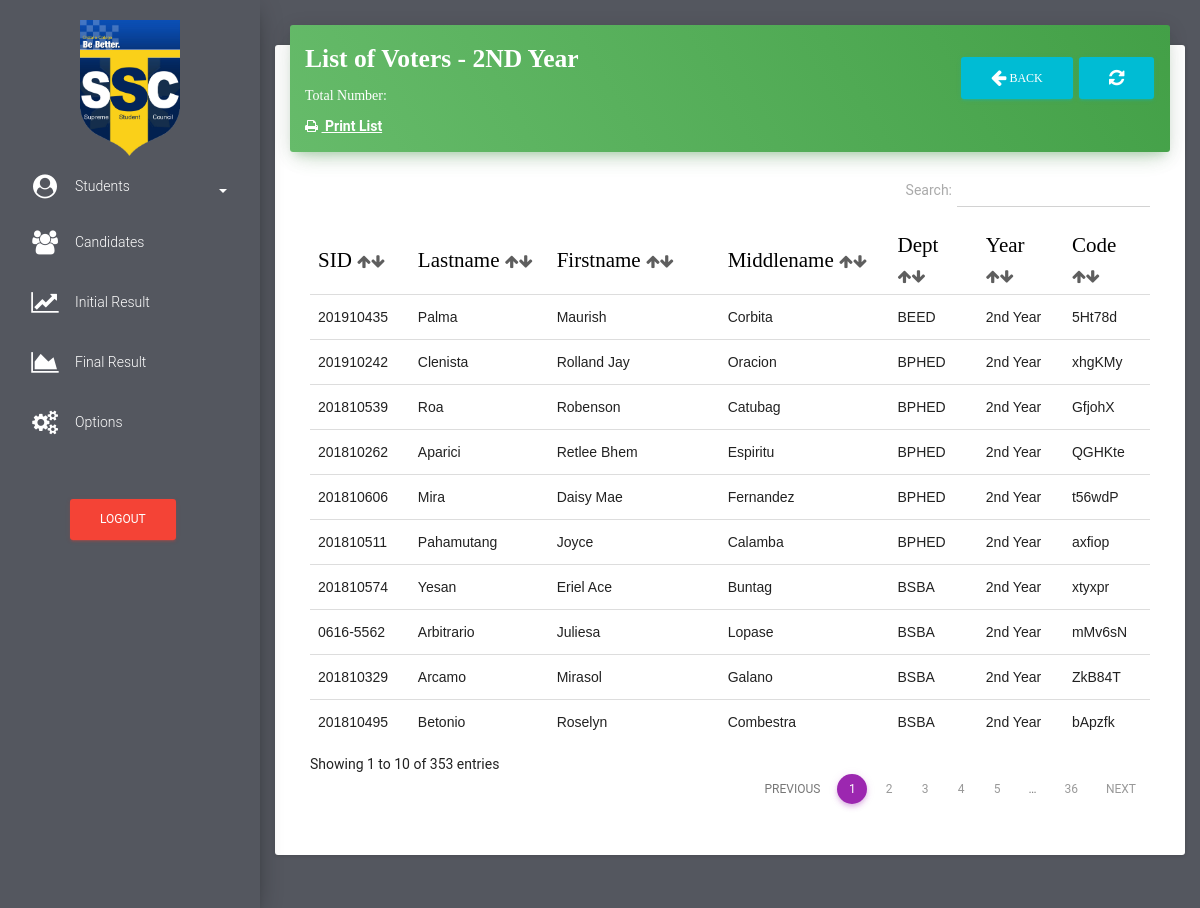
The app's page /2ndyear/list_of_total_voters_2ndyear.php (signed in) with its own data.
### tables this page shows
CREATE TABLE `students` (
  `id` int(255) NOT NULL,
  `stud_id` varchar(11) NOT NULL,
  `stud_lastname` varchar(255) NOT NULL,
  `stud_firstname` varchar(255) NOT NULL,
  `stud_middlename` varchar(500) NOT NULL,
  `stud_department` varchar(255) NOT NULL,
  `stud_year` varchar(255) NOT NULL,
  `code_to_vote` varchar(255) NOT NULL,
  `stud_status` varchar(100) NOT NULL,
  `voting_status` varchar(255) NOT NULL,
  `stud_block_status` varchar(255) NOT NULL
);

### 2ndyear/list_of_total_voters_2ndyear.php (the view, shortened to what this page needs)
<!doctype html>
<html lang="en">
<head>
    <link href="../assets/css/bootstrap.min.css" rel="stylesheet" />
    <link href="../assets/css/material-dashboard.css?v=1.2.0" rel="stylesheet" />
    <link href="../font-awesome/css/font-awesome.css" rel="stylesheet">
    <link href="../assets/css/datatables.min.css" rel="stylesheet">
</head>
<body>
    <div class="wrapper" style="background-color: #54575F">
        <div class="sidebar">
           <div class="sidebar-wrapper">
                 <ul class="nav">
                    <center>
                       <img src="../img/favicon.png" width="100px" height="100%" class="" alt="Ce-C Palaro 2019">
                    </center>
                    <li>
                        <a href="#pagepeople" data-toggle="collapse" aria-expanded="false" class="dropdown-toggle"><i class="fa fa-user-circle" style="color: white;margin-top: -5px"></i> <span style="color:white">Students</span><b class="caret" style="margin-left: 5%;color:white"></b></a>
                    </li>
                    <li>
                        <a href="../candidates.php">
                            <i class="fa fa-users" style="color: white"></i>
                            <p style="color: white">Candidates</p>
                        </a>
                    </li>
                    <li>
                        <a href="../initial_result.php">
                            <i class="fa fa-line-chart" style="color: white"></i>
                            <p style="color: white">Initial Result</p>
                        </a>
                    </li>
                    <li>
                        <a href="../final_result.php">
                            <i class="fa fa-area-chart" style="color: white"></i>
                            <p style="color: white">Final Result</p>
                        </a>
                    </li>
                    <li>
                        <a href="../my_account.php">
                            <i class="fa fa-cogs" style="color: white"></i>
                            <p style="color: white">Options</p>
                        </a>
                    </li>
                     <li>
                        <br>
                        <br>
                        <form method="post">
                                    <button class = "btn btn-danger" type='button' data-toggle="modal" data-target="#exampleModal20000" style="margin-left: 70px">Logout</button>
                                </form>
                    </li>
                </ul>
            </div>
        </div>
        <div class="main-panel">
            <nav class="navbar navbar-transparent navbar-absolute">
            </nav>
            <div class="content">
                <div class="container-fluid">
                    <div class="row">
                        <div class="col" style="margin-top: -80px">
                            <div class="card">
                                <div class="card-header" data-background-color="green">
                                    <form method="POST">
                                        <h3 class="title" style="font-family: Fjalla One"><b>List of Voters - 2ND Year</b><a href="list_of_total_voters_2ndyear.php" class = "btn btn-info text-info" type='button' style="float: right;margin-top: 17px;margin-left: 5px" ><i class="fa fa-refresh"></i></a><a href="students_2nd_year.php" class = "btn btn-info text-info" type='button' style="float: right;margin-top: 17px;" ><i class="fa fa-arrow-left fa-10x"></i> Back</a></h3>
                                    </form>
                                    <div class="col">
                                        <p style="color: white;font-family: consolas">Total Number: <b><a href=""><text id="total2ndyear" style="color:yellow;font-size: 20px">
                                              </text></a></b></p>
                                    </div>
                                    <div class="col">
                                         <b><a href="../fpdf/studentlistpdf_students2ndyear.php" target="_blank"><i class="fa fa-print"></i> <text  style="text-decoration: underline;">&nbsp;Print List</text></a></b>
                                    </div>
                                </div>
                                <div class="card-content table-responsive">
                                    <table class="table table-condensed table-sm" id="dtTable">
                                        <thead style="font-weight: bold;color: black;font-size: 150%;font-family: Fjalla One">
                                            <th>SID <i class="fa fa-arrow-up" style="font-size: 15px;color: #5E5E5E"><i class="fa fa-arrow-down"></i></i></th>
                                            <th>Lastname <i class="fa fa-arrow-up" style="font-size: 15px;color: #5E5E5E"><i class="fa fa-arrow-down"></i></i></th>
                                            <th>Firstname <i class="fa fa-arrow-up" style="font-size: 15px;color: #5E5E5E"><i class="fa fa-arrow-down"></i></i></th>
                                            <th>Middlename <i class="fa fa-arrow-up" style="font-size: 15px;color: #5E5E5E"><i class="fa fa-arrow-down"></i></i></th>
                                            <th>Dept <i class="fa fa-arrow-up" style="font-size: 15px;color: #5E5E5E"><i class="fa fa-arrow-down"></i></i></th>
                                            <th>Year <i class="fa fa-arrow-up" style="font-size: 15px;color: #5E5E5E"><i class="fa fa-arrow-down"></i></i></th>
                                            <th>Code<i class="fa fa-arrow-up" style="font-size: 15px;color: #5E5E5E"><i class="fa fa-arrow-down"></i></i></th>
                                        </thead>
                                        <tbody style="font-family: arial">
                <?php
                        $link = mysqli_connect("localhost","root","19976112","election");
                        $sql = mysqli_query($link,"SELECT * FROM students where stud_year = '2nd Year' ORDER BY stud_department,stud_lastname ASC");
                        for($a = 0 ; $a < $num_rows = mysqli_fetch_array($sql) ; $a++ )
                        {
                            $stud_idd = $num_rows['stud_id'];
                            $stud_fname = $num_rows['stud_firstname'];
                            $stud_lname = $num_rows['stud_lastname'];
                            $middle_initial = $num_rows['stud_middlename'];
                            $dept = $num_rows['stud_department'];
                            $stud_year = $num_rows['stud_year'];
                            $code_no = $num_rows['code_to_vote'];
                            ?>
                            <tr>
                                <td><?=$stud_idd;?></td>
                                <td ><?=$stud_lname;?></td>
                                <td><?=$stud_fname;?></td>
                                <td><?=$middle_initial;?></td>
                                <td><?=$dept;?></td>
                                <td><?=$stud_year;?></td>
                                <td><?=$code_no;?></td>
                            </tr>
                      <?php  } ?>
                                        </tbody>
                                    </table>
                                </div>
                            </div>
                        </div>
                    </div>
                </div>
            </div>
        </div>
    </div>
</body>
</html>

### records on screen
students: stud "201910435", stud_lastname "Palma", stud_firstname "Maurish", stud_middlename "Corbita", stud_department "BEED", stud_year "2nd Year", code_to_vote "5Ht78d"
students: stud "201810262", stud_lastname "Aparici", stud_firstname "Retlee Bhem", stud_middlename "Espiritu", stud_department "BPHED", stud_year "2nd Year", code_to_vote "QGHKte"
students: stud "201910242", stud_lastname "Clenista", stud_firstname "Rolland Jay", stud_middlename "Oracion", stud_department "BPHED", stud_year "2nd Year", code_to_vote "xhgKMy"
students: stud "201810606", stud_lastname "Mira", stud_firstname "Daisy Mae", stud_middlename "Fernandez", stud_department "BPHED", stud_year "2nd Year", code_to_vote "t56wdP"
students: stud "201810511", stud_lastname "Pahamutang", stud_firstname "Joyce", stud_middlename "Calamba", stud_department "BPHED", stud_year "2nd Year", code_to_vote "axfiop"
students: stud "201810539", stud_lastname "Roa", stud_firstname "Robenson", stud_middlename "Catubag", stud_department "BPHED", stud_year "2nd Year", code_to_vote "GfjohX"
students: stud "0616-5562", stud_lastname "Arbitrario", stud_firstname "Juliesa", stud_middlename "Lopase", stud_department "BSBA", stud_year "2nd Year", code_to_vote "mMv6sN"
students: stud "201810329", stud_lastname "Arcamo", stud_firstname "Mirasol", stud_middlename "Galano", stud_department "BSBA", stud_year "2nd Year", code_to_vote "ZkB84T"
students: stud "201810495", stud_lastname "Betonio", stud_firstname "Roselyn", stud_middlename "Combestra", stud_department "BSBA", stud_year "2nd Year", code_to_vote "bApzfk"
students: stud "201810574", stud_lastname "Yesan", stud_firstname "Eriel Ace", stud_middlename "Buntag", stud_department "BSBA", stud_year "2nd Year", code_to_vote "xtyxpr"
